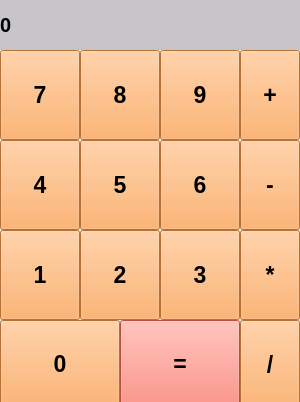
<?xml version="1.0" encoding="UTF-8"?>
<ui version="4.0">
 <class>MainWindow</class>
 <widget class="QMainWindow" name="MainWindow">
  <property name="geometry">
   <rect>
    <x>0</x>
    <y>0</y>
    <width>300</width>
    <height>402</height>
   </rect>
  </property>
  <property name="windowTitle">
   <string>Калькулятор</string>
  </property>
  <widget class="QWidget" name="centralwidget">
   <widget class="QLabel" name="label_result">
    <property name="geometry">
     <rect>
      <x>0</x>
      <y>0</y>
      <width>300</width>
      <height>50</height>
     </rect>
    </property>
    <property name="font">
     <font>
      <pointsize>15</pointsize>
      <weight>75</weight>
      <bold>true</bold>
     </font>
    </property>
    <property name="styleSheet">
     <string notr="true">background-color: rgb(200, 197, 202);</string>
    </property>
    <property name="text">
     <string>0</string>
    </property>
    <property name="alignment">
     <set>Qt::AlignLeading|Qt::AlignLeft|Qt::AlignVCenter</set>
    </property>
    <property name="margin">
     <number>10</number>
    </property>
   </widget>
   <widget class="QPushButton" name="btn_zero">
    <property name="geometry">
     <rect>
      <x>0</x>
      <y>320</y>
      <width>120</width>
      <height>87</height>
     </rect>
    </property>
    <property name="font">
     <font>
      <pointsize>17</pointsize>
      <weight>75</weight>
      <bold>true</bold>
     </font>
    </property>
    <property name="styleSheet">
     <string notr="true">background-color: rgb(255, 160, 75);</string>
    </property>
    <property name="text">
     <string>0</string>
    </property>
   </widget>
   <widget class="QPushButton" name="btn_equal">
    <property name="geometry">
     <rect>
      <x>120</x>
      <y>320</y>
      <width>120</width>
      <height>88</height>
     </rect>
    </property>
    <property name="font">
     <font>
      <pointsize>17</pointsize>
      <weight>75</weight>
      <bold>true</bold>
     </font>
    </property>
    <property name="styleSheet">
     <string notr="true">background-color: rgb(255, 113, 96);</string>
    </property>
    <property name="text">
     <string>=</string>
    </property>
   </widget>
   <widget class="QPushButton" name="btn_1">
    <property name="geometry">
     <rect>
      <x>0</x>
      <y>230</y>
      <width>80</width>
      <height>90</height>
     </rect>
    </property>
    <property name="font">
     <font>
      <pointsize>17</pointsize>
      <weight>75</weight>
      <bold>true</bold>
     </font>
    </property>
    <property name="styleSheet">
     <string notr="true">background-color: rgb(255, 160, 75);</string>
    </property>
    <property name="text">
     <string>1</string>
    </property>
   </widget>
   <widget class="QPushButton" name="btn_7">
    <property name="geometry">
     <rect>
      <x>0</x>
      <y>50</y>
      <width>80</width>
      <height>90</height>
     </rect>
    </property>
    <property name="font">
     <font>
      <pointsize>17</pointsize>
      <weight>75</weight>
      <bold>true</bold>
     </font>
    </property>
    <property name="styleSheet">
     <string notr="true">background-color: rgb(255, 160, 75);</string>
    </property>
    <property name="text">
     <string>7</string>
    </property>
   </widget>
   <widget class="QPushButton" name="btn_4">
    <property name="geometry">
     <rect>
      <x>0</x>
      <y>140</y>
      <width>80</width>
      <height>90</height>
     </rect>
    </property>
    <property name="font">
     <font>
      <pointsize>17</pointsize>
      <weight>75</weight>
      <bold>true</bold>
     </font>
    </property>
    <property name="styleSheet">
     <string notr="true">background-color: rgb(255, 160, 75);</string>
    </property>
    <property name="text">
     <string>4</string>
    </property>
   </widget>
   <widget class="QPushButton" name="btn_5">
    <property name="geometry">
     <rect>
      <x>80</x>
      <y>140</y>
      <width>80</width>
      <height>90</height>
     </rect>
    </property>
    <property name="font">
     <font>
      <pointsize>17</pointsize>
      <weight>75</weight>
      <bold>true</bold>
     </font>
    </property>
    <property name="styleSheet">
     <string notr="true">background-color: rgb(255, 160, 75);</string>
    </property>
    <property name="text">
     <string>5</string>
    </property>
   </widget>
   <widget class="QPushButton" name="btn_2">
    <property name="geometry">
     <rect>
      <x>80</x>
      <y>230</y>
      <width>80</width>
      <height>90</height>
     </rect>
    </property>
    <property name="font">
     <font>
      <pointsize>17</pointsize>
      <weight>75</weight>
      <bold>true</bold>
     </font>
    </property>
    <property name="styleSheet">
     <string notr="true">background-color: rgb(255, 160, 75);</string>
    </property>
    <property name="text">
     <string>2</string>
    </property>
   </widget>
   <widget class="QPushButton" name="btn_8">
    <property name="geometry">
     <rect>
      <x>80</x>
      <y>50</y>
      <width>80</width>
      <height>90</height>
     </rect>
    </property>
    <property name="font">
     <font>
      <pointsize>17</pointsize>
      <weight>75</weight>
      <bold>true</bold>
     </font>
    </property>
    <property name="styleSheet">
     <string notr="true">background-color: rgb(255, 160, 75);</string>
    </property>
    <property name="text">
     <string>8</string>
    </property>
   </widget>
   <widget class="QPushButton" name="btn_6">
    <property name="geometry">
     <rect>
      <x>160</x>
      <y>140</y>
      <width>80</width>
      <height>90</height>
     </rect>
    </property>
    <property name="font">
     <font>
      <pointsize>17</pointsize>
      <weight>75</weight>
      <bold>true</bold>
     </font>
    </property>
    <property name="styleSheet">
     <string notr="true">background-color: rgb(255, 160, 75);</string>
    </property>
    <property name="text">
     <string>6</string>
    </property>
   </widget>
   <widget class="QPushButton" name="btn_9">
    <property name="geometry">
     <rect>
      <x>160</x>
      <y>50</y>
      <width>80</width>
      <height>90</height>
     </rect>
    </property>
    <property name="font">
     <font>
      <pointsize>17</pointsize>
      <weight>75</weight>
      <bold>true</bold>
     </font>
    </property>
    <property name="styleSheet">
     <string notr="true">background-color: rgb(255, 160, 75);</string>
    </property>
    <property name="text">
     <string>9</string>
    </property>
   </widget>
   <widget class="QPushButton" name="btn_3">
    <property name="geometry">
     <rect>
      <x>160</x>
      <y>230</y>
      <width>80</width>
      <height>90</height>
     </rect>
    </property>
    <property name="font">
     <font>
      <pointsize>17</pointsize>
      <weight>75</weight>
      <bold>true</bold>
     </font>
    </property>
    <property name="styleSheet">
     <string notr="true">background-color: rgb(255, 160, 75);</string>
    </property>
    <property name="text">
     <string>3</string>
    </property>
   </widget>
   <widget class="QPushButton" name="btn_plus">
    <property name="geometry">
     <rect>
      <x>240</x>
      <y>50</y>
      <width>60</width>
      <height>90</height>
     </rect>
    </property>
    <property name="font">
     <font>
      <pointsize>17</pointsize>
      <weight>75</weight>
      <bold>true</bold>
     </font>
    </property>
    <property name="styleSheet">
     <string notr="true">background-color: rgb(255, 160, 75);</string>
    </property>
    <property name="text">
     <string>+</string>
    </property>
   </widget>
   <widget class="QPushButton" name="btn_minus">
    <property name="geometry">
     <rect>
      <x>240</x>
      <y>140</y>
      <width>60</width>
      <height>90</height>
     </rect>
    </property>
    <property name="font">
     <font>
      <pointsize>17</pointsize>
      <weight>75</weight>
      <bold>true</bold>
     </font>
    </property>
    <property name="styleSheet">
     <string notr="true">background-color: rgb(255, 160, 75);</string>
    </property>
    <property name="text">
     <string>-</string>
    </property>
   </widget>
   <widget class="QPushButton" name="btn_mult">
    <property name="geometry">
     <rect>
      <x>240</x>
      <y>230</y>
      <width>60</width>
      <height>90</height>
     </rect>
    </property>
    <property name="font">
     <font>
      <pointsize>17</pointsize>
      <weight>75</weight>
      <bold>true</bold>
     </font>
    </property>
    <property name="styleSheet">
     <string notr="true">background-color: rgb(255, 160, 75);</string>
    </property>
    <property name="text">
     <string>*</string>
    </property>
   </widget>
   <widget class="QPushButton" name="btn_divide">
    <property name="geometry">
     <rect>
      <x>240</x>
      <y>320</y>
      <width>60</width>
      <height>90</height>
     </rect>
    </property>
    <property name="font">
     <font>
      <pointsize>17</pointsize>
      <weight>75</weight>
      <bold>true</bold>
     </font>
    </property>
    <property name="styleSheet">
     <string notr="true">background-color: rgb(255, 160, 75);</string>
    </property>
    <property name="text">
     <string>/</string>
    </property>
   </widget>
  </widget>
 </widget>
 <resources/>
 <connections/>
</ui>
